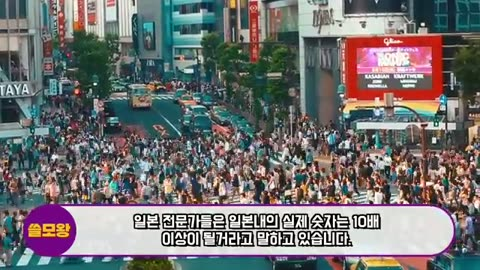
#> input picture 단골이슈_쓸모왕_영상편집분석/img/7qJX0W3HjmY/cap_00120.jpg, 480 x 270 px
$ python -i match_screens.py   (imports and definitions only)
#> lines starting #> are read from the running program, lines starting #| are printed output that depends on the picture
#> further down, picture is the input picture: shape (270, 480, 3); mean B, G, R 112.7, 112.8, 114.2
"""폰 스크린샷(유튜브 앱 화면) → 원본 영상의 컷 번호·시각·같은 원본 줌 체인 찾기.
- 스크린샷 위쪽(영상 영역)과 컷별 시작·중간·끝 프레임을 SIFT 특징점으로 맞춰 RANSAC 인라이어가 가장 많은 컷을 고름
- 유튜브 UI(버튼·미니 화면)는 원본 프레임에 없으므로 자연히 매칭에서 빠짐
사용(shotlib 폴더에서): python ../tools/match_screens.py B01 screens/B01/01.jpg=cYQeP3zFY4s screens/B01/02.jpg=cYQeP3zFY4s ...
출력: batches/B01_match.json"""
import json, os, sys
import cv2
import numpy as np

sift = cv2.SIFT_create(3000)
bf = cv2.BFMatcher(cv2.NORM_L2)


def feat(img, maxside=960):
#> called with maxside = 960
    h, w = img.shape[:2]
#> h = 270; w = 480
    s = maxside / max(h, w)
#> s = 2
    g = cv2.cvtColor(cv2.resize(img, (int(w * s), int(h * s)), interpolation=cv2.INTER_AREA), cv2.COLOR_BGR2GRAY)
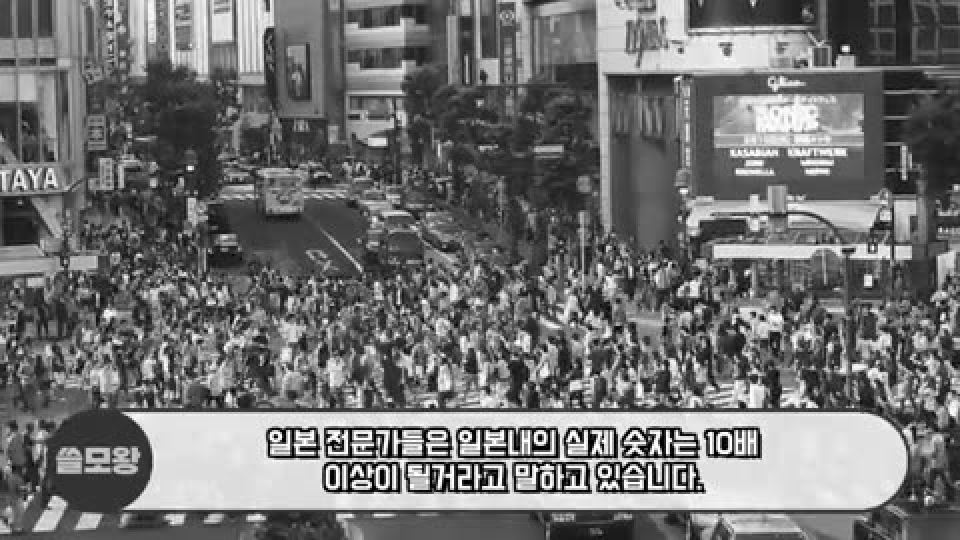
#> g: shape (540, 960); min 0, max 255, mean 113.2
    return sift.detectAndCompute(g, None)


# [10 lines left out: function inliers, not called in this run]


def fmt(t):
    return f"{int(t // 60)}:{t % 60:05.2f}"


# [33 lines left out: function main, not called in this run]


# [2 lines not run here, left out]

>>> import cv2
>>> picture = cv2.imread('../../단골이슈_쓸모왕_영상편집분석/img/7qJX0W3HjmY/cap_00120.jpg')
>>> result = feat(picture)
